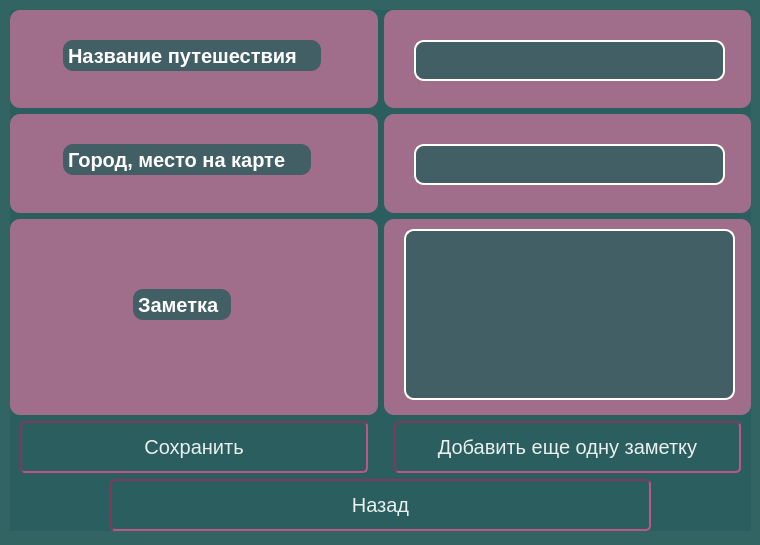
<?xml version="1.0" encoding="UTF-8"?>
<ui version="4.0">
 <class>Form</class>
 <widget class="QWidget" name="Form">
  <property name="geometry">
   <rect>
    <x>0</x>
    <y>0</y>
    <width>760</width>
    <height>545</height>
   </rect>
  </property>
  <property name="windowTitle">
   <string>Form</string>
  </property>
  <property name="styleSheet">
   <string notr="true">background-color: rgba(41, 92, 92, 200)</string>
  </property>
  <widget class="QWidget" name="gridLayoutWidget">
   <property name="geometry">
    <rect>
     <x>10</x>
     <y>10</y>
     <width>741</width>
     <height>521</height>
    </rect>
   </property>
   <layout class="QGridLayout" name="gridLayout">
    <item row="5" column="0">
     <widget class="QPushButton" name="save_button">
      <property name="styleSheet">
       <string notr="true">QPushButton {
background-color: rgba(0,0, 0, 0);
border: 2px solid rgba(127, 57, 91, 255);
border-style: inset;
border-radius: 5px;
padding: 12px;
font-size: 15pt;
color: rgba(255, 255, 255, 230);
margin-left: 10px;
margin-right: 10px;
}

QPushButton:hover {
background-color: qconicalgradient(cx:0.431909, cy:1, angle:270.1, stop:0 rgba(0, 0, 0, 255), stop:0.39548 rgba(191, 112, 151, 100));
}</string>
      </property>
      <property name="text">
       <string>Сохранить</string>
      </property>
     </widget>
    </item>
    <item row="5" column="1">
     <widget class="QPushButton" name="add_one_more">
      <property name="styleSheet">
       <string notr="true">QPushButton {
background-color: rgba(0,0, 0, 0);
border: 2px solid rgba(127, 57, 91, 255);
border-style: inset;
border-radius: 5px;
padding: 12px;
font-size: 15pt;
color: rgba(255, 255, 255, 230);
margin-left: 10px;
margin-right: 10px;
}

QPushButton:hover {
background-color: qconicalgradient(cx:0.431909, cy:1, angle:270.1, stop:0 rgba(0, 0, 0, 255), stop:0.39548 rgba(191, 112, 151, 100));
}</string>
      </property>
      <property name="text">
       <string>Добавить еще одну заметку</string>
      </property>
     </widget>
    </item>
    <item row="1" column="1">
     <widget class="QFrame" name="frame_4">
      <property name="styleSheet">
       <string notr="true">background-color: rgba(191, 112, 151, 200);
border-radius: 10px;</string>
      </property>
      <property name="frameShape">
       <enum>QFrame::StyledPanel</enum>
      </property>
      <property name="frameShadow">
       <enum>QFrame::Raised</enum>
      </property>
      <widget class="QPlainTextEdit" name="plainTextEdit_2">
       <property name="geometry">
        <rect>
         <x>30</x>
         <y>30</y>
         <width>311</width>
         <height>41</height>
        </rect>
       </property>
       <property name="styleSheet">
        <string notr="true">QPlainTextEdit {
border: 2px solid rgba(255, 255, 255, 255);
font-size: 16pt;
color: white;
background-color: rgba(41, 92, 92, 200);
}</string>
       </property>
      </widget>
     </widget>
    </item>
    <item row="6" column="0" colspan="2">
     <widget class="QPushButton" name="pushButton_3">
      <property name="styleSheet">
       <string notr="true">QPushButton {
background-color: rgba(0,0, 0, 0);
border: 2px solid rgba(127, 57, 91, 255);
border-style: inset;
border-radius: 5px;
padding: 12px;
font-size: 15pt;
color: rgba(255, 255, 255, 230);
margin-left: 100px;
margin-right: 100px;
}

QPushButton:hover {
background-color: qconicalgradient(cx:0.431909, cy:1, angle:270.1, stop:0 rgba(0, 0, 0, 255), stop:0.39548 rgba(191, 112, 151, 100));
}</string>
      </property>
      <property name="text">
       <string>Назад</string>
      </property>
     </widget>
    </item>
    <item row="3" column="0" rowspan="2">
     <widget class="QFrame" name="frame_6">
      <property name="styleSheet">
       <string notr="true">background-color: rgba(191, 112, 151, 200);
border-radius: 10px;</string>
      </property>
      <property name="frameShape">
       <enum>QFrame::StyledPanel</enum>
      </property>
      <property name="frameShadow">
       <enum>QFrame::Raised</enum>
      </property>
      <widget class="QLabel" name="label_4">
       <property name="geometry">
        <rect>
         <x>120</x>
         <y>70</y>
         <width>101</width>
         <height>31</height>
        </rect>
       </property>
       <property name="styleSheet">
        <string notr="true">QLabel {
font-family: 'Arial' 'Optima';
font: bold;
font-size: 15pt;
color: rgba(255, 255, 255, 255);
margin-left: 3px;
background-color: rgba(41, 92, 92, 200);
}</string>
       </property>
       <property name="text">
        <string>Заметка</string>
       </property>
      </widget>
     </widget>
    </item>
    <item row="0" column="0">
     <widget class="QFrame" name="frame_2">
      <property name="styleSheet">
       <string notr="true">background-color: rgba(191, 112, 151, 200);
border-radius: 10px;</string>
      </property>
      <property name="frameShape">
       <enum>QFrame::StyledPanel</enum>
      </property>
      <property name="frameShadow">
       <enum>QFrame::Raised</enum>
      </property>
      <widget class="QLabel" name="label_2">
       <property name="geometry">
        <rect>
         <x>50</x>
         <y>30</y>
         <width>261</width>
         <height>31</height>
        </rect>
       </property>
       <property name="styleSheet">
        <string notr="true">QLabel {
font-family: 'Arial' 'Optima';
font: bold;
font-size: 15pt;
color: rgba(255, 255, 255, 255);
margin-left: 3px;
background-color: rgba(41, 92, 92, 200);
}</string>
       </property>
       <property name="text">
        <string>Название путешествия</string>
       </property>
      </widget>
     </widget>
    </item>
    <item row="3" column="1" rowspan="2">
     <widget class="QFrame" name="frame_7">
      <property name="styleSheet">
       <string notr="true">background-color: rgba(191, 112, 151, 200);
border-radius: 10px;</string>
      </property>
      <property name="frameShape">
       <enum>QFrame::StyledPanel</enum>
      </property>
      <property name="frameShadow">
       <enum>QFrame::Raised</enum>
      </property>
      <widget class="QPlainTextEdit" name="plainTextEdit">
       <property name="geometry">
        <rect>
         <x>20</x>
         <y>10</y>
         <width>331</width>
         <height>171</height>
        </rect>
       </property>
       <property name="styleSheet">
        <string notr="true">QPlainTextEdit {
border: 2px solid rgba(255, 255, 255, 255);
font-size: 16pt;
color: white;
background-color: rgba(41, 92, 92, 200);
}</string>
       </property>
      </widget>
     </widget>
    </item>
    <item row="1" column="0">
     <widget class="QFrame" name="frame_3">
      <property name="styleSheet">
       <string notr="true">background-color: rgba(191, 112, 151, 200);
border-radius: 10px;</string>
      </property>
      <property name="frameShape">
       <enum>QFrame::StyledPanel</enum>
      </property>
      <property name="frameShadow">
       <enum>QFrame::Raised</enum>
      </property>
      <widget class="QLabel" name="label_3">
       <property name="geometry">
        <rect>
         <x>50</x>
         <y>30</y>
         <width>251</width>
         <height>31</height>
        </rect>
       </property>
       <property name="styleSheet">
        <string notr="true">QLabel {
font-family: 'Arial' 'Optima';
font: bold;
font-size: 15pt;
color: rgba(255, 255, 255, 255);
margin-left: 3px;
background-color: rgba(41, 92, 92, 200);
}</string>
       </property>
       <property name="text">
        <string>Город, место на карте</string>
       </property>
      </widget>
     </widget>
    </item>
    <item row="0" column="1">
     <widget class="QFrame" name="frame_5">
      <property name="styleSheet">
       <string notr="true">background-color: rgba(191, 112, 151, 200);
border-radius: 10px;</string>
      </property>
      <property name="frameShape">
       <enum>QFrame::StyledPanel</enum>
      </property>
      <property name="frameShadow">
       <enum>QFrame::Raised</enum>
      </property>
      <widget class="QLineEdit" name="name_travel">
       <property name="geometry">
        <rect>
         <x>30</x>
         <y>30</y>
         <width>311</width>
         <height>41</height>
        </rect>
       </property>
       <property name="styleSheet">
        <string notr="true">QLineEdit {
border: 2px solid rgba(255, 255, 255, 255);
font-size: 16pt;
color: white;
background-color: rgba(41, 92, 92, 200);
}</string>
       </property>
      </widget>
     </widget>
    </item>
   </layout>
  </widget>
 </widget>
 <resources/>
 <connections/>
</ui>
